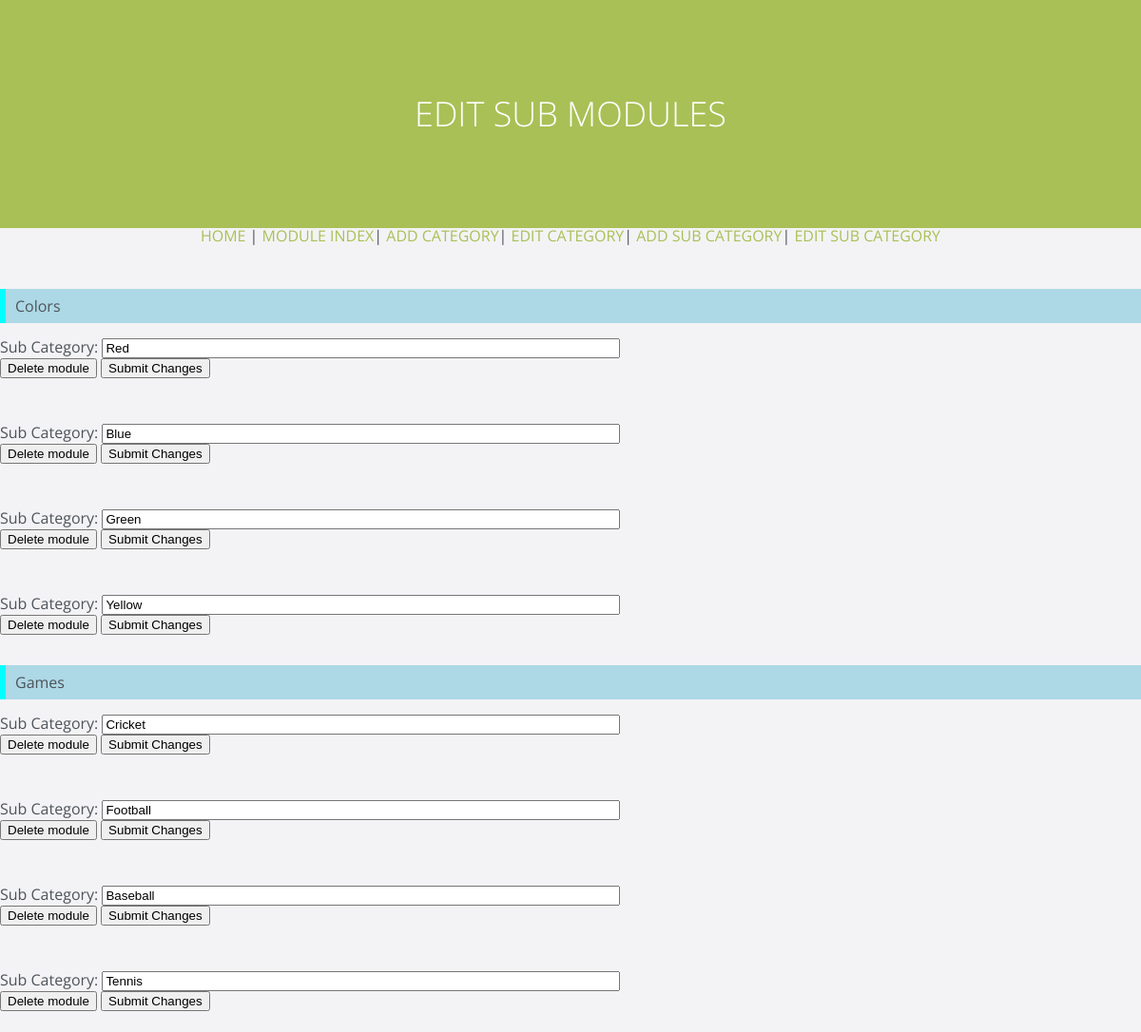
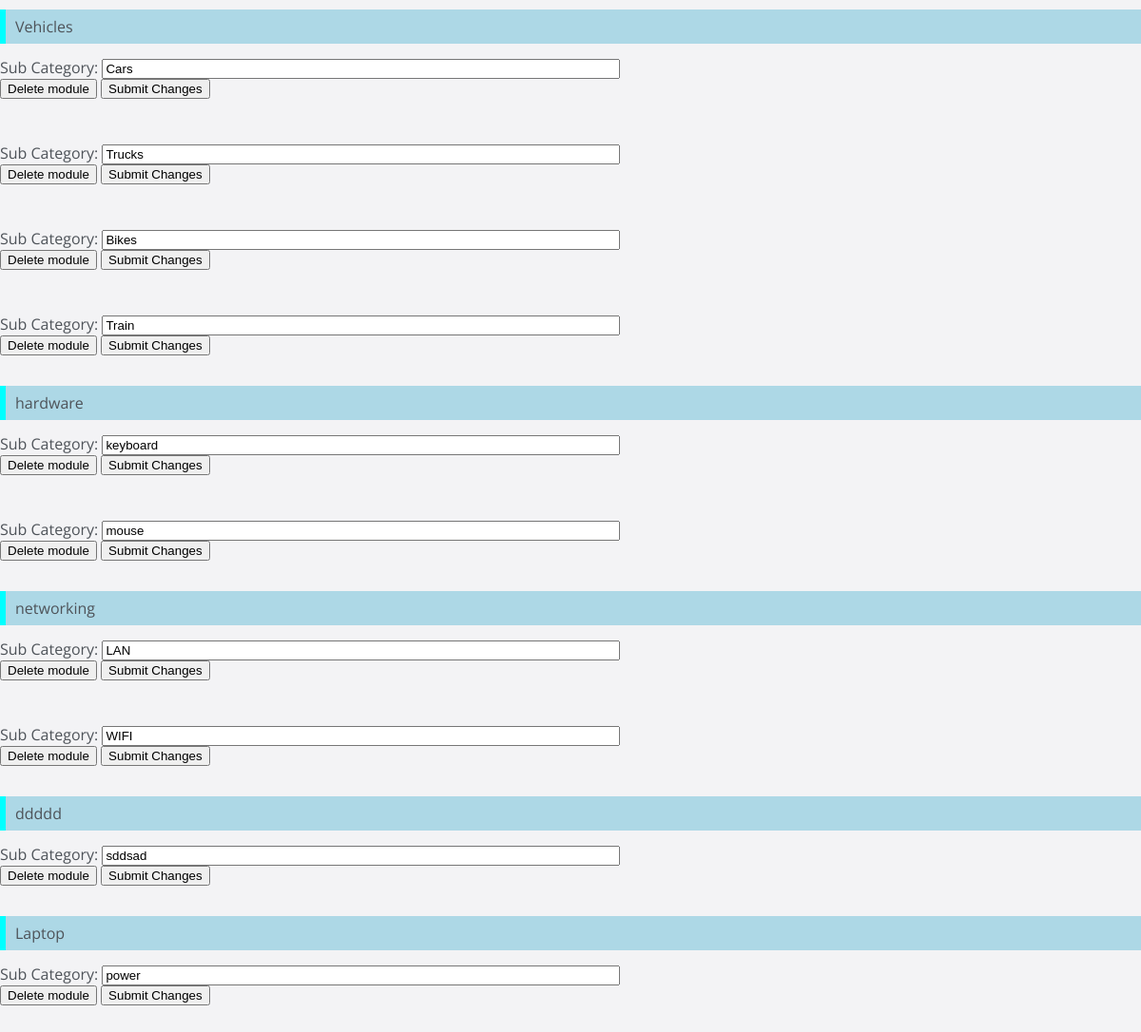
The page /admin/editsub.php on the database its author committed (2 pictures, top to bottom).
### tables this page shows
CREATE TABLE `category` (
  `cat_id` int(2) NOT NULL,
  `category` varchar(25) NOT NULL DEFAULT ''
);

CREATE TABLE `subcategory` (
  `subcat_id` int(11) NOT NULL,
  `cat_id` int(2) NOT NULL DEFAULT '0',
  `subcategory` varchar(25) NOT NULL DEFAULT ''
);

### admin/editsub.php (the view, shortened to what this page needs)
<?php
include_once("connectM.php");
?>
<html lang="en" class="no-js">
<head>
	<link rel="stylesheet" href="../assets/a/css/reset.css">
	<link rel="stylesheet" href="../assets/a/css/style.css">
</head>
<body>
<header>
	<h1>EDIT SUB MODULES</h1>
</header>
<p  align="center"><a href= "home.php"> HOME </a>|<a href= "index.php"> MODULE INDEX</a>|<a href= "modulesC.php"> ADD CATEGORY</a>|<a href= "modulesE.php"> EDIT CATEGORY</a>|<a href= "addsub.php"> ADD SUB CATEGORY</a>|<a href= "editsub.php"> EDIT SUB CATEGORY</a></p>
<br/>
<br/>
<br/>
<?php
$res2=mysqli_query($db_connection,"SELECT * FROM category") or die(mysqli_error($db_connection));
if (mysqli_num_rows($res2) > 0){
	while($row2=mysqli_fetch_assoc($res2)){
	$category= $row2['category'];
	echo '<p id="nav">'.$category.'</p>';
$res=mysqli_query($db_connection,"SELECT * FROM subcategory where subcategory.cat_id = '".$row2['cat_id']."'") or die(mysqli_error($db_connection));
	while($row=mysqli_fetch_assoc($res)){
	$subcategory=$row['subcategory'];
	$id= $row['cat_id'];
	echo'<div class="id"><form action="editsub.php?ids='.$id.'" method="post">
		 <br/>
		<span>Sub Category: <input type="text" name="subcategory" size="65" value="'.$subcategory.'"/></span><br/>
		<input type="submit" name="delete_module" value="Delete module" onclick="return myFunction()"/>
		<input type="submit" name="edit_module" value="Submit Changes" />
		</form></div>
<br/><br/>'
		;
}}
}else{
	echo "No modules at this time";
}
			?>
</body>
</html>

### assets/a/css/style.css (style rules this page uses)
*, *::after, *::before { -webkit-box-sizing: border-box; -moz-box-sizing: border-box; box-sizing: border-box; }
*::after, *::before { content: ''; }
body { font-size: 100%; font-family: "Open Sans", sans-serif; color: #4e5359; background-color: #f3f3f5; }
body::after { position: fixed; top: 0; left: 0; width: 100%; height: 100%; background-color: rgba(78, 83, 89, 0.8); visibility: hidden; opacity: 0; -webkit-transition: opacity .3s 0s, visibility 0s .3s; -moz-transition: opacity .3s 0s, visibility 0s .3s; transition: opacity .3s 0s, visibility 0s .3s; }
@media only screen and (min-width: 768px) { body::after { display: none; } }
a { color: #a9c056; text-decoration: none; }
header { position: relative; height: 180px; line-height: 180px; text-align: center; background-color: #a9c056; }
header h1 { color: #ffffff; -webkit-font-smoothing: antialiased; -moz-osx-font-smoothing: grayscale; font-size: 20px; font-size: 1.25rem; }
@media only screen and (min-width: 1024px) { header { height: 240px; line-height: 240px; } }
@media only screen and (min-width: 1024px) { header h1 { font-size: 36px; font-size: 2.25rem; font-weight: 300; } }

### admin/editsub.php (style rules this page uses)
#nav { border-left: 6px solid cyan; padding: 10px; background-color: lightblue; font-size: 100%; }

### rows shown on the page
category: category "Colors"
subcategory: subcategory "Red"
subcategory: subcategory "Blue"
subcategory: subcategory "Green"
subcategory: subcategory "Yellow"
category: category "Games"
subcategory: subcategory "Cricket"
subcategory: subcategory "Football"
subcategory: subcategory "Baseball"
subcategory: subcategory "Tennis"
category: category "Vehicles"
subcategory: subcategory "Cars"
subcategory: subcategory "Trucks"
subcategory: subcategory "Bikes"
subcategory: subcategory "Train"
category: category "hardware"
subcategory: subcategory "keyboard"
subcategory: subcategory "mouse"
category: category "networking"
subcategory: subcategory "LAN"
subcategory: subcategory "WIFI"
category: category "ddddd"
subcategory: subcategory "sddsad"
category: category "Laptop"
subcategory: subcategory "power"
